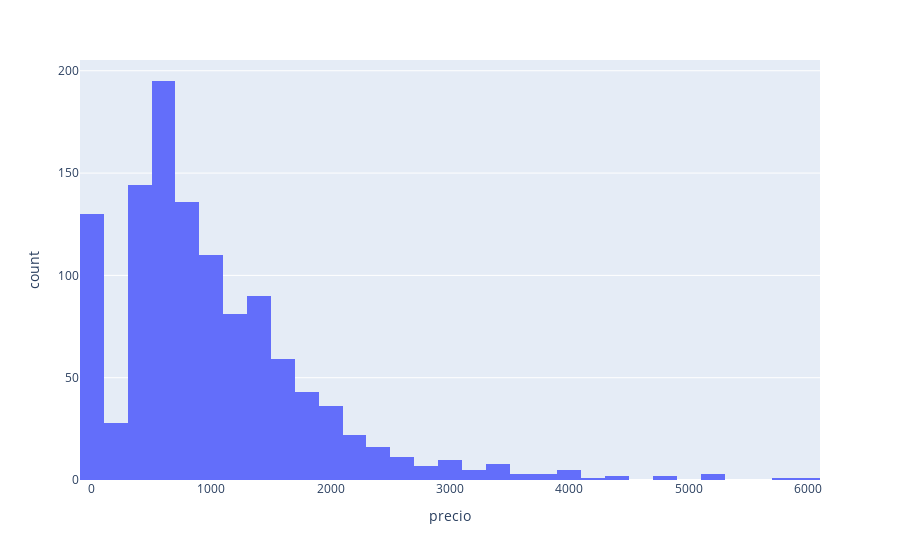

Notebook cell for this chart:
### Code cell
px.histogram(data_frame = df_portatiles, 
             x          = "precio",
             nbins      = 40)

### Figure 1 — Plotly figure (JSON) as saved in the notebook; plotly's stock layout.template omitted (floating-point values rounded to 4 significant figures; data arrays with more than 128 entries replaced by an {"elided": "..."} marker saying what was removed)
{"data": [{"alignmentgroup": "True", "bingroup": "x", "hovertemplate": "precio=%{x}<br>count=%{y}<extra></extra>", "legendgroup": "", "marker": {"color": "#636efa", "pattern": {"shape": ""}}, "name": "", "nbinsx": 40, "offsetgroup": "", "orientation": "v", "showlegend": false, "type": "histogram", "x": {"elided": "1152 float values"}, "xaxis": "x", "yaxis": "y"}], "layout": {"barmode": "relative", "legend": {"tracegroupgap": 0}, "margin": {"t": 60}, "xaxis": {"anchor": "y", "domain": [0, 1], "title": {"text": "precio"}}, "yaxis": {"anchor": "x", "domain": [0, 1], "title": {"text": "count"}}}}
